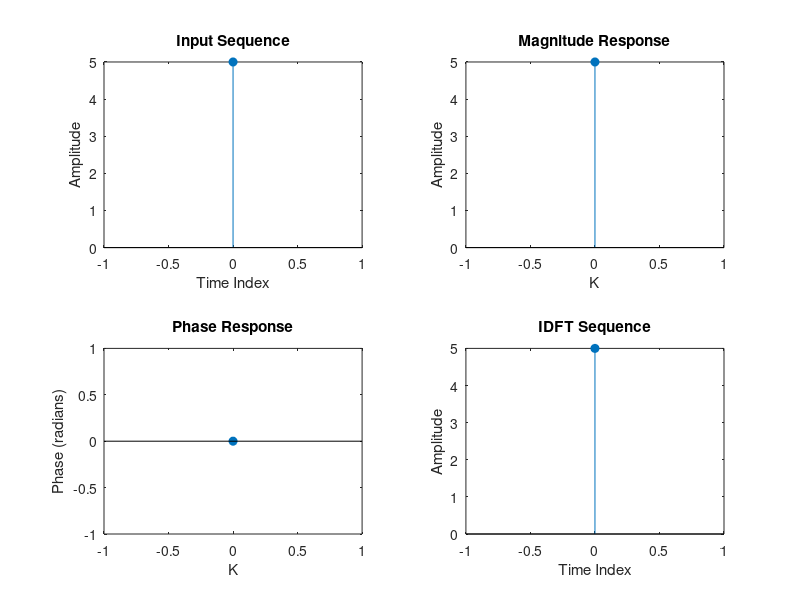

This chart was generated by the following MATLAB code:
clc;
close all;
clear all;

%------------------ Input Sequence ----------------------
xn = input('Enter the sequence x(n): '); % Get the sequence from user
ln = length(xn);                         % Length of the input sequence

xk = zeros(1, ln);  % Initialize DFT array
ixk = zeros(1, ln); % Initialize IDFT array

%------------------ DFT Computation ----------------------
for k = 0:ln-1
    for n = 0:ln-1
        xk(k+1) = xk(k+1) + xn(n+1) * exp(-1i * 2 * pi * k * n / ln); % Negative sign for DFT
    end
end

%------------------ Plot Input Sequence ----------------------
t = 0:ln-1;
subplot(2,2,1);
stem(t, xn, 'filled');
ylabel('Amplitude');
xlabel('Time Index');
title('Input Sequence');

%------------------ Magnitude Response ----------------------
magnitude = abs(xk);
subplot(2,2,2);
stem(t, magnitude, 'filled');
ylabel('Amplitude');
xlabel('K');
title('Magnitude Response');

%------------------ Phase Response ----------------------
phase = angle(xk);
subplot(2,2,3);
stem(t, phase, 'filled');
ylabel('Phase (radians)');
xlabel('K');
title('Phase Response');

%------------------ IDFT Computation ----------------------
for n = 0:ln-1
    for k = 0:ln-1
        ixk(n+1) = ixk(n+1) + xk(k+1) * exp(1i * 2 * pi * k * n / ln); % Positive sign for IDFT
    end
end
ixk = ixk / ln; % Normalize

%------------------ Plot IDFT Output ----------------------
subplot(2,2,4);
stem(t, real(ixk), 'filled'); % Use real part in case of small imaginary residue
ylabel('Amplitude');
xlabel('Time Index');
title('IDFT Sequence');


